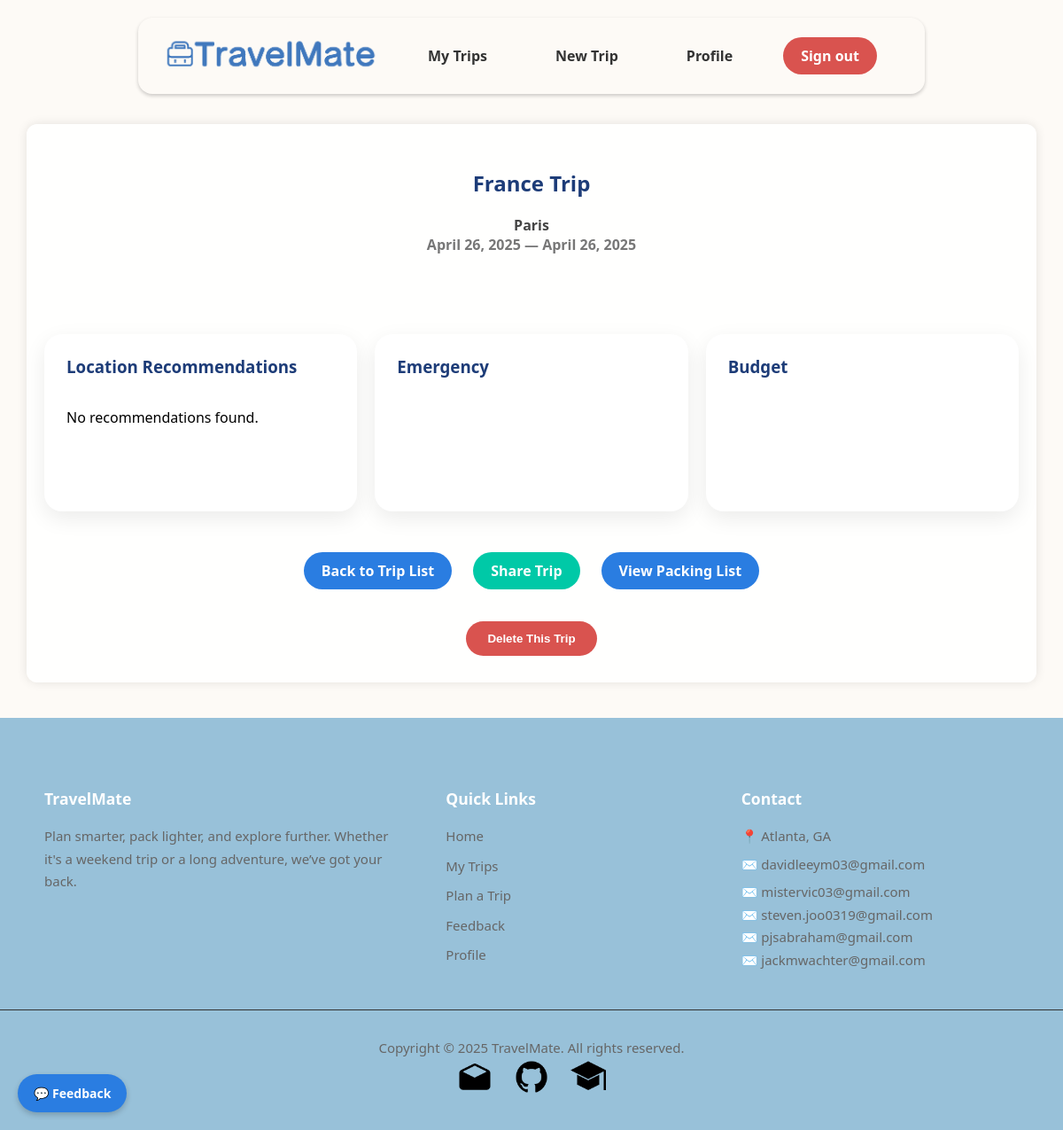
Screenshot of /trips/22/ (signed in) with the database file from the repository.
### trips/models.py (models this page shows, shortened)
class Trip(models.Model):
    TRIP_TYPE_CHOICES = [
        ('beach', 'Beach'),
        ('city', 'City'),
        ('hiking', 'Hiking'),
        ('business', 'Business'),
        ('snow', 'Snow / Ski'),
        ('other', 'Other'),
    ]
    user = models.ForeignKey(get_user_model(), on_delete=models.CASCADE)
    name = models.CharField(max_length=100)
    destination = models.CharField(max_length=100)
    start_date = models.DateField()
    end_date = models.DateField()
    trip_type = models.CharField(max_length=50, choices=TRIP_TYPE_CHOICES, default='other')
    manually_cleared = models.BooleanField(default=False)
    is_public = models.BooleanField(default=False)
    share_token = models.CharField(max_length=12, unique=True, blank=True, null=True)

### trips/views.py (the view)
# urls.py: path('<int:trip_id>/', views.trip_detail, name='trip_detail'),
@login_required
def trip_detail(request, trip_id):
    trip = get_object_or_404(Trip, id=trip_id, user=request.user)
    photo_url = None
    try:
        response = requests.get(
            'https://api.unsplash.com/search/photos',
            params={'query': trip.destination, 'per_page': 1, 'orientation': 'landscape'},
            headers={'Authorization': 'Client-ID gR0mr2UCMNC_f50G9cuFxHBR38lI0Wpfrxt2ZFhhfGA'}  # ← insert your key here
        )
        data = response.json()
        if data.get('results'):
            photo_url = data['results'][0]['urls']['regular']
    except Exception as e:
        print(f"Unsplash API error: {e}")
    recommendations = []
    try:
        recommendations = get_place_recommendations(trip.destination, trip.trip_type, max_results=3)
    except Exception as e:
        print(f"Google Places API error: {e}")
    forecast = []
    try:
        lat, lon = geocode(trip.destination)
        if lat is not None:
            data = fetch_forecast(lat, lon)
            daily = data.get('daily', {})
            dates = daily.get('time', [])
            max_temps = daily.get('temperature_2m_max', [])
            min_temps = daily.get('temperature_2m_min', [])
            codes = daily.get('weathercode', [])
            for d, tmax, tmin, code in zip(dates, max_temps, min_temps, codes):
                day_date = date.fromisoformat(d)
                if trip.start_date <= day_date <= trip.end_date:
                    forecast.append({
                        'date': day_date,
                        'min_temp': tmin,
                        'max_temp': tmax,
                        'description': code_to_description(code),
                        'outfit': suggest_outfit(tmax),
                    })
    except Exception as e:
        print("Open‑Meteo error:", e)
    return render(request, 'trips/trip_detail.html', {
        'trip': trip,
        'photo_url': photo_url,
        'forecast': forecast,
        'recommendations': recommendations,
    })

### trips/util/weather.py (called while the page is built)
def geocode(city_name):
    url = 'https://geocoding-api.open-meteo.com/v1/search'
    params = {
        'name': city_name,
        'count': 1,
        'language': 'en',
    }
    resp = requests.get(url, params=params, timeout=5)
    resp.raise_for_status()
    data = resp.json().get('results')
    if not data:
        return None, None
    return data[0]['latitude'], data[0]['longitude']

### trips/templates/trips/trip_detail.html (shortened to what this page needs)
{% extends 'base.html' %}
{% load static %}
{% block content %}
    <div class="card trip-header" style="text-align: center;">
        <h2>{{ trip.name }}</h2>
        <p>{{ trip.destination }}</p>
        <p class="dates">{{ trip.start_date }} — {{ trip.end_date }}</p>
    </div>
    <div class="info-card">
        <div class="card-item">
            <h3>Location Recommendations</h3>
            {% if recommendations %}
                {% for place in recommendations %}
                    <div class="place-card">
                        <a style="color: black; font-size: 15px" href="https://www.google.com/maps/search/?api=1&query={{ place.name|urlencode }}"
                           target="_blank">📍 {{ place.name }}</a>
                        <span>⭐ {{ place.rating }}</span>
                    </div>
                    {% if not forloop.last %}
                        <hr class="place-divider">
                    {% endif %}
                {% endfor %}
            {% else %}
                <p>No recommendations found.</p>
            {% endif %}
        </div>
        <div class="card-item">
            <h3>Emergency</h3>
        </div>
        <div class="card-item">
            <h3>Budget</h3>
        </div>
    </div>
    <div class="trip-actions">
        <a href="{% url 'trip_list' %}" class="button-link btn-blue">Back to Trip List</a>
        <a href="{% url 'share_trip' trip.id %}" class="button-link btn-green">Share Trip</a>
        <a href="{% url 'packing_list' trip.id %}" class="button-link btn-blue">View Packing List</a>
    </div>
    <div style="align-items: center; justify-content: center; display: flex; padding: 30px 25px;">
        <form method="post" action="{% url 'delete_trip' trip.id %}">
            <button type="submit" class="btn-red">Delete This Trip</button>
        </form>
    </div>
{% endblock %}

### templates/base.html (style rules this page uses)
body { font-family: 'Segoe UI', sans-serif; background-color: #fdfaf6; background-repeat: no-repeat; background-size: 100% 100%; background-attachment: fixed; margin: 0; padding: 0; padding-top: 100px; }

### trips/templates/trips/trip_detail.html (style rules this page uses)
.card { padding: 30px 25px; border-radius: 20px; margin-bottom: 40px; }
h2, h3 { color: #1d3c78; }
.trip-header p { font-weight: 600; color: #444; margin: 0; }
.trip-header .dates { color: #777; margin-bottom: 20px; }
.info-card { width: 100%; display: flex; flex-wrap: wrap; gap: 20px; margin-bottom: 40px; justify-content: center; }
.card-item { flex: 1 1 300px; background: #fff; padding: 15px 25px; padding-top: 5px; border-radius: 20px; box-shadow: 0 8px 25px rgba(0, 0, 0, 0.08); display: flex; flex-direction: column; justify-content: flex-start; align-items: flex-start; min-height: 180px; }
.trip-actions { display: flex; flex-wrap: wrap; justify-content: center; gap: 12px; margin-top: 20px; }
.button-link { padding: 10px 20px; border-radius: 25px; font-weight: 600; text-decoration: none; display: inline-block; transition: all 0.3s ease; margin: 6px; }
.btn-blue { background: #2a7de1; color: white; }
.btn-green { background: #00c9a7; color: white; }
.btn-red { background-color: #d9534f; color: white; font-weight: 600; border: none; padding: 12px 24px; border-radius: 25px; font-weight: bold; text-decoration: none; cursor: pointer; }

### rows the page displays
Trip: name "France Trip", destination "Paris", start_date "April 26, 2025", end_date "April 26, 2025"
